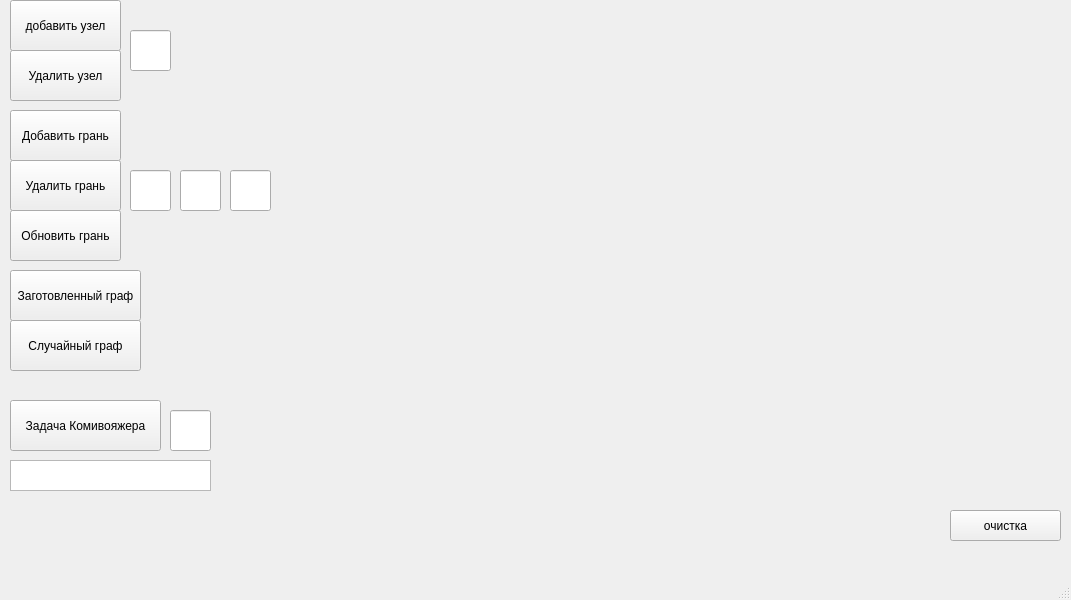
<?xml version="1.0" encoding="UTF-8"?>
<ui version="4.0">
 <class>QtGraphs</class>
 <widget class="QMainWindow" name="QtGraphs">
  <property name="geometry">
   <rect>
    <x>0</x>
    <y>0</y>
    <width>1071</width>
    <height>600</height>
   </rect>
  </property>
  <property name="windowTitle">
   <string>QtGraphs</string>
  </property>
  <widget class="QWidget" name="centralwidget">
   <widget class="QPushButton" name="pushButton_AddEdge">
    <property name="geometry">
     <rect>
      <x>10</x>
      <y>110</y>
      <width>111</width>
      <height>51</height>
     </rect>
    </property>
    <property name="text">
     <string>Добавить грань</string>
    </property>
   </widget>
   <widget class="QLineEdit" name="LineEdit_SecondNode">
    <property name="geometry">
     <rect>
      <x>230</x>
      <y>170</y>
      <width>41</width>
      <height>41</height>
     </rect>
    </property>
   </widget>
   <widget class="QPushButton" name="pushButton_DeleteNode">
    <property name="geometry">
     <rect>
      <x>10</x>
      <y>50</y>
      <width>111</width>
      <height>51</height>
     </rect>
    </property>
    <property name="text">
     <string>Удалить узел</string>
    </property>
   </widget>
   <widget class="QPushButton" name="pushButton_DeleteEdge">
    <property name="geometry">
     <rect>
      <x>10</x>
      <y>160</y>
      <width>111</width>
      <height>51</height>
     </rect>
    </property>
    <property name="text">
     <string>Удалить грань</string>
    </property>
   </widget>
   <widget class="QPushButton" name="pushButton_AddNode">
    <property name="geometry">
     <rect>
      <x>10</x>
      <y>0</y>
      <width>111</width>
      <height>51</height>
     </rect>
    </property>
    <property name="text">
     <string>добавить узел</string>
    </property>
   </widget>
   <widget class="QLineEdit" name="lineEdit_addDelNodeValue">
    <property name="geometry">
     <rect>
      <x>130</x>
      <y>30</y>
      <width>41</width>
      <height>41</height>
     </rect>
    </property>
   </widget>
   <widget class="QPushButton" name="pushButton_UpdateEdge">
    <property name="geometry">
     <rect>
      <x>10</x>
      <y>210</y>
      <width>111</width>
      <height>51</height>
     </rect>
    </property>
    <property name="text">
     <string>Обновить грань</string>
    </property>
   </widget>
   <widget class="QLineEdit" name="LineEdit_FirstNode">
    <property name="geometry">
     <rect>
      <x>130</x>
      <y>170</y>
      <width>41</width>
      <height>41</height>
     </rect>
    </property>
   </widget>
   <widget class="QLineEdit" name="lineEdit_Weight">
    <property name="geometry">
     <rect>
      <x>180</x>
      <y>170</y>
      <width>41</width>
      <height>41</height>
     </rect>
    </property>
   </widget>
   <widget class="QPushButton" name="pushButton_CLEAR">
    <property name="geometry">
     <rect>
      <x>950</x>
      <y>510</y>
      <width>111</width>
      <height>31</height>
     </rect>
    </property>
    <property name="text">
     <string>очистка</string>
    </property>
   </widget>
   <widget class="QPushButton" name="pushButton_ZagotovlenGraph">
    <property name="geometry">
     <rect>
      <x>10</x>
      <y>270</y>
      <width>131</width>
      <height>51</height>
     </rect>
    </property>
    <property name="text">
     <string>Заготовленный граф</string>
    </property>
   </widget>
   <widget class="QPushButton" name="pushButton_randGraph">
    <property name="geometry">
     <rect>
      <x>10</x>
      <y>320</y>
      <width>131</width>
      <height>51</height>
     </rect>
    </property>
    <property name="text">
     <string>Случайный граф</string>
    </property>
   </widget>
   <widget class="QPushButton" name="pushButton_KomiVoyager">
    <property name="geometry">
     <rect>
      <x>10</x>
      <y>400</y>
      <width>151</width>
      <height>51</height>
     </rect>
    </property>
    <property name="text">
     <string>Задача Комивояжера</string>
    </property>
   </widget>
   <widget class="QLineEdit" name="lineEdit_KomiVoyager">
    <property name="geometry">
     <rect>
      <x>170</x>
      <y>410</y>
      <width>41</width>
      <height>41</height>
     </rect>
    </property>
   </widget>
   <widget class="QTextBrowser" name="textBrowser_KomiVoyager">
    <property name="geometry">
     <rect>
      <x>10</x>
      <y>460</y>
      <width>201</width>
      <height>31</height>
     </rect>
    </property>
   </widget>
  </widget>
  <widget class="QMenuBar" name="menubar">
   <property name="geometry">
    <rect>
     <x>0</x>
     <y>0</y>
     <width>1071</width>
     <height>25</height>
    </rect>
   </property>
  </widget>
  <widget class="QStatusBar" name="statusbar"/>
 </widget>
 <resources/>
 <connections/>
</ui>
